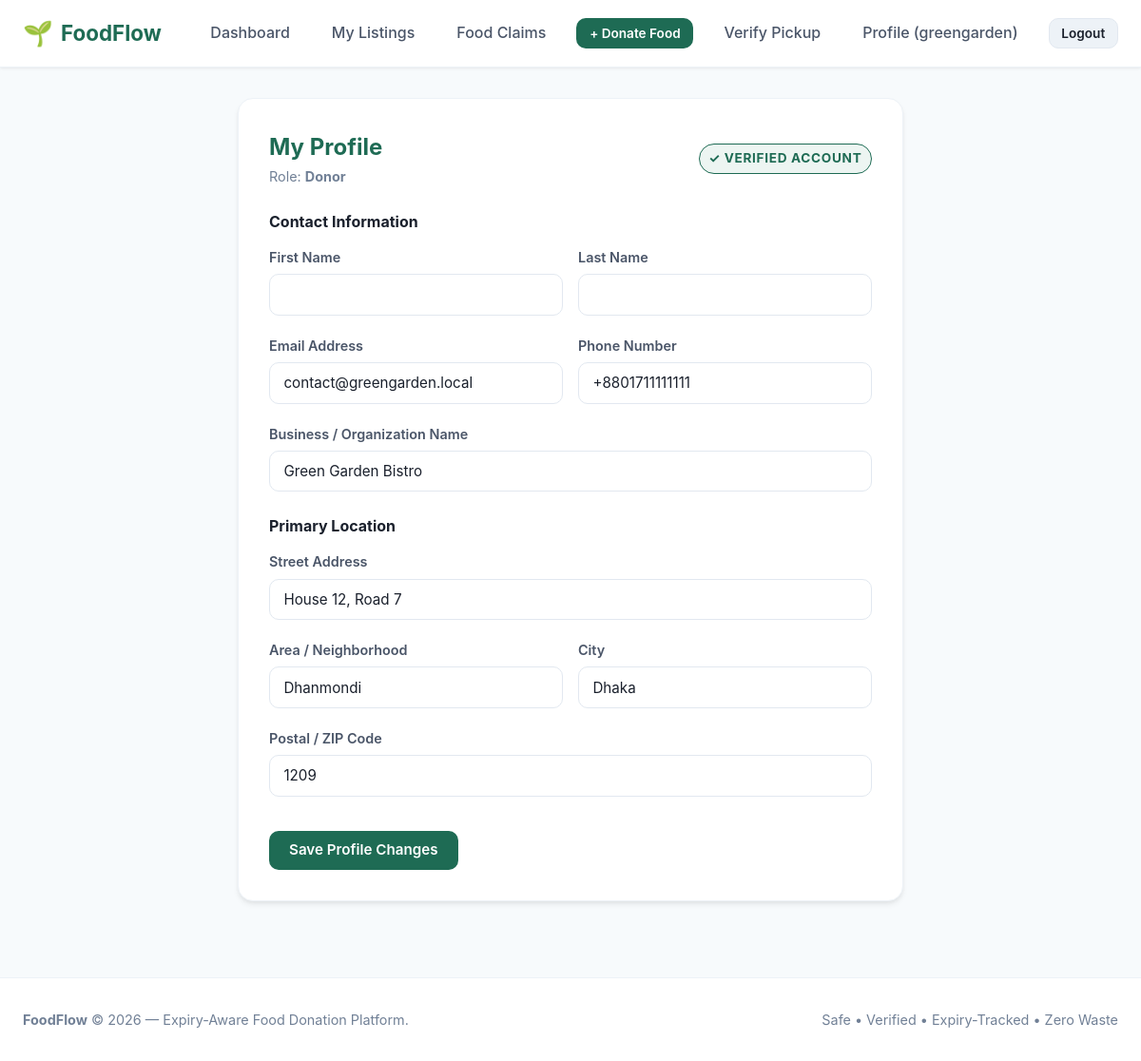
The app's page /profile/ (signed in) with its own data.
### accounts/models.py (models this page shows, shortened)
class User(AbstractUser):
    ROLE_DONOR = 'donor'
    ROLE_RECIPIENT = 'recipient'
    ROLE_CHOICES = [
        (ROLE_DONOR, 'Donor'),
        (ROLE_RECIPIENT, 'Recipient'),
    ]
    role = models.CharField(
        max_length=20,
        choices=ROLE_CHOICES,
        default=ROLE_RECIPIENT,
        help_text="Designates whether this user registers as a food Donor or Recipient."
    )
    phone = models.CharField(
        max_length=20,
        blank=True,
        null=True,
        help_text="Contact telephone number"
    )
    @property
    def is_donor(self):
        return self.role == self.ROLE_DONOR
    @property
    def is_recipient(self):
        return self.role == self.ROLE_RECIPIENT

class Donor(models.Model):
    DONOR_TYPE_CHOICES = [
        ('restaurant', 'Restaurant'),
        ('household', 'Household'),
        ('grocer', 'Grocer / Supermarket'),
        ('event', 'Event / Catering'),
        ('other', 'Other Donor'),
    ]
    user = models.OneToOneField(
        User,
        on_delete=models.CASCADE,
        related_name='donor_profile'
    )
    donor_type = models.CharField(
        max_length=30,
        choices=DONOR_TYPE_CHOICES,
        default='restaurant'
    )
    organization_name = models.CharField(
        max_length=150,
        blank=True,
        null=True,
        help_text="Business or organization name (optional for households)"
    )
    location = models.ForeignKey(
        'locations.Location',
        on_delete=models.PROTECT,
        related_name='donors'
    )
    is_verified = models.BooleanField(
        default=False,
        help_text="Designates if this donor is verified by platform administrators"
    )
    created_at = models.DateTimeField(auto_now_add=True)
    class Meta:
        verbose_name = "Donor Profile"
        verbose_name_plural = "Donor Profiles"

### locations/models.py (models this page shows, shortened)
class Location(models.Model):
    address = models.CharField(max_length=255, help_text="Street address or building details")
    area = models.CharField(max_length=100, db_index=True, help_text="Neighborhood or area name")
    city = models.CharField(max_length=100, db_index=True, help_text="City name")
    postal_code = models.CharField(max_length=20, blank=True, null=True, help_text="Postal / ZIP code")
    latitude = models.DecimalField(max_digits=9, decimal_places=6, null=True, blank=True)
    longitude = models.DecimalField(max_digits=9, decimal_places=6, null=True, blank=True)
    class Meta:
        verbose_name = "Location"
        verbose_name_plural = "Locations"
        indexes = [
            models.Index(fields=['area'], name='loc_area_idx'),
            models.Index(fields=['city'], name='loc_city_idx'),
        ]
        constraints = [
            models.UniqueConstraint(
                fields=['address', 'area', 'city', 'postal_code'],
                name='unique_location_address'
            )
        ]

### accounts/views.py (the view)
# urls.py: path('profile/', views.profile_view, name='profile'),
@login_required
def profile_view(request):
    user = request.user
    location = None
    profile = None
    if user.is_donor and hasattr(user, 'donor_profile'):
        profile = user.donor_profile
        location = profile.location
    elif user.is_recipient and hasattr(user, 'recipient_profile'):
        profile = user.recipient_profile
        location = profile.location
    if request.method == 'POST':
        form = ProfileUpdateForm(request.POST, instance=user)
        if form.is_valid():
            with transaction.atomic():
                user = form.save()
                if user.is_donor and profile:
                    profile.organization_name = form.cleaned_data.get('organization_name', '')
                    profile.save()
                new_loc, _ = Location.objects.get_or_create(
                    address=form.cleaned_data['address'].strip(),
                    area=form.cleaned_data['area'].strip(),
                    city=form.cleaned_data['city'].strip(),
                    postal_code=form.cleaned_data.get('postal_code', '').strip() or None,
                )
                if profile:
                    profile.location = new_loc
                    profile.save()
                messages.success(request, "Your profile details have been updated successfully.")
                return redirect('accounts:profile')
        else:
            messages.error(request, "Please fix the errors below.")
    else:
        initial_data = {}
        if location:
            initial_data.update({
                'address': location.address,
                'area': location.area,
                'city': location.city,
                'postal_code': location.postal_code or '',
            })
        if user.is_donor and profile:
            initial_data['organization_name'] = profile.organization_name or ''
        form = ProfileUpdateForm(instance=user, initial=initial_data)
    context = {
        'form': form,
        'profile': profile,
        'location': location,
    }
    return render(request, 'accounts/profile.html', context)

### accounts/forms.py
class ProfileUpdateForm(forms.ModelForm):
    organization_name = forms.CharField(max_length=150, required=False, widget=forms.TextInput(attrs={'class': 'form-input'}))
    address = forms.CharField(max_length=255, required=True, widget=forms.TextInput(attrs={'class': 'form-input'}))
    area = forms.CharField(max_length=100, required=True, widget=forms.TextInput(attrs={'class': 'form-input'}))
    city = forms.CharField(max_length=100, required=True, widget=forms.TextInput(attrs={'class': 'form-input'}))
    postal_code = forms.CharField(max_length=20, required=False, widget=forms.TextInput(attrs={'class': 'form-input'}))
    class Meta:
        model = User
        fields = ['first_name', 'last_name', 'email', 'phone']
        widgets = {
            'first_name': forms.TextInput(attrs={'class': 'form-input'}),
            'last_name': forms.TextInput(attrs={'class': 'form-input'}),
            'email': forms.EmailInput(attrs={'class': 'form-input'}),
            'phone': forms.TextInput(attrs={'class': 'form-input'}),
        }

### notifications/views.py (called while the page is built)
def unread_notification_context(request):
    if request.user.is_authenticated and request.user.is_recipient and hasattr(request.user, 'recipient_profile'):
        count = Notification.objects.filter(recipient=request.user.recipient_profile, is_read=False).count()
        return {'unread_notifications_count': count}
    return {'unread_notifications_count': 0}

### templates/accounts/profile.html (shortened to what this page needs)
{% extends 'base.html' %}
{% block content %}
<div class="form-card" style="max-width: 700px;">
    <div style="display: flex; justify-content: space-between; align-items: center; margin-bottom: 1.5rem;">
        <div>
            <h2 style="color: var(--green-700);">My Profile</h2>
            <p style="color: var(--grey-500); font-size: 0.9rem;">
                Role: <strong>{{ user.get_role_display }}</strong>
            </p>
        </div>
        <div>
            {% if profile.is_verified %}
                <span class="badge badge-available" style="font-size: 0.85rem;">✓ Verified Account</span>
            {% else %}
                <span class="badge badge-claimed" style="font-size: 0.85rem;">Pending Admin Verification</span>
            {% endif %}
        </div>
    </div>
    <form method="post" novalidate>
        <h4 style="color: var(--ink); margin-bottom: 0.75rem;">Contact Information</h4>
        <div class="form-row">
            <div class="form-group">
                <label class="form-label">First Name</label>
                {{ form.first_name }}
            </div>
            <div class="form-group">
                <label class="form-label">Last Name</label>
                {{ form.last_name }}
            </div>
        </div>
        <div class="form-row">
            <div class="form-group">
                <label class="form-label">Email Address</label>
                {{ form.email }}
            </div>
            <div class="form-group">
                <label class="form-label">Phone Number</label>
                {{ form.phone }}
            </div>
        </div>
        {% if user.is_donor %}
        <div class="form-group">
            <label class="form-label">Business / Organization Name</label>
            {{ form.organization_name }}
        </div>
        {% endif %}
        <h4 style="color: var(--ink); margin: 1.5rem 0 0.75rem;">Primary Location</h4>
        <div class="form-group">
            <label class="form-label">Street Address</label>
            {{ form.address }}
        </div>
        <div class="form-row">
            <div class="form-group">
                <label class="form-label">Area / Neighborhood</label>
                {{ form.area }}
            </div>
            <div class="form-group">
                <label class="form-label">City</label>
                {{ form.city }}
            </div>
        </div>
        <div class="form-group">
            <label class="form-label">Postal / ZIP Code</label>
            {{ form.postal_code }}
        </div>
        <button type="submit" class="btn btn-primary" style="margin-top: 1rem;">
            Save Profile Changes
        </button>
    </form>
</div>
{% endblock %}

### templates/partials/navbar.html (shortened to what this page needs)
{% load static %}
<nav class="navbar">
    <div class="container navbar-container">
        <a href="{% url 'home' %}" class="brand">
            <span class="brand-icon">🌱</span>
            <span>FoodFlow</span>
        </a>
        <ul class="nav-links">
            {% if user.is_authenticated %}
            {% if user.is_donor %}
            <li><a href="{% url 'accounts:donor_dashboard' %}" class="nav-link">Dashboard</a></li>
            <li><a href="{% url 'listings:donor_listings' %}" class="nav-link">My Listings</a></li>
            <li><a href="{% url 'claims:my_claims' %}" class="nav-link">Food Claims</a></li>
            <li>
                {% if user.donor_profile.is_verified %}
                <a href="{% url 'listings:donor_listing_create' %}"
                   class="nav-link btn btn-primary btn-sm"
                   style="color: white;">
                    + Donate Food
                </a>
                {% endif %}
            </li>
            <li><a href="{% url 'claims:verify_pickup' %}" class="nav-link">Verify Pickup</a></li>
                {% endif %}
                <li><a href="{% url 'accounts:profile' %}" class="nav-link">Profile ({{ user.username }})</a></li>
                <li><a href="{% url 'accounts:logout' %}" class="nav-link btn btn-secondary btn-sm">Logout</a></li>
            {% endif %}
        </ul>
    </div>
</nav>

### static/css/styles.css (style rules this page uses)
:root { --green-700: #1E6B54; --green-600: #258568; --green-50: #EDF5F2; --amber-600: #B7791F; --amber-50: #FEFCF5; --red-600: #C53030; --red-50: #FFF5F5; --grey-500: #718096; --grey-100: #F7FAFC; --grey-200: #EDF2F7; --grey-300: #E2E8F0; --grey-700: #4A5568; --ink: #1A202C; --white: #FFFFFF; --container-max: 1200px; --radius-sm: 6px; --radius-md: 10px; --radius-lg: 16px; --shadow-sm: 0 1px 3px rgba(0,0,0,0.08); --shadow-md: 0 4px 6px -1px rgba(0,0,0,0.08), 0 2px 4px -1px rgba(0,0,0,0.04); --shadow-lg: 0 10px 15px -3px rgba(0,0,0,0.08), 0 4px 6px -2px rgba(0,0,0,0.04); --font-main: -apple-system, BlinkMacSystemFont, "Segoe UI", Roboto, Oxygen, Ubuntu, Cantarell, "Open Sans", "Helvetica Neue", sans-serif; }
*, *::before, *::after { box-sizing: border-box; margin: 0; padding: 0; }
body { font-family: var(--font-main); color: var(--ink); background-color: var(--grey-100); line-height: 1.6; min-height: 100vh; display: flex; flex-direction: column; }
a { color: var(--green-700); text-decoration: none; transition: color 0.2s ease; }
.container { width: 100%; max-width: var(--container-max); margin: 0 auto; padding: 0 1.5rem; }
.navbar { position: sticky; top: 0; z-index: 100; background-color: var(--white); border-bottom: 1px solid var(--grey-200); box-shadow: var(--shadow-sm); }
.navbar-container { display: flex; align-items: center; justify-content: space-between; height: 70px; }
.brand { display: flex; align-items: center; gap: 0.5rem; font-size: 1.4rem; font-weight: 700; color: var(--green-700); text-decoration: none; }
.brand-icon { font-size: 1.6rem; }
.nav-links { display: flex; align-items: center; list-style: none; gap: 1.25rem; }
.nav-link { font-weight: 500; color: var(--grey-700); padding: 0.5rem 0.75rem; border-radius: var(--radius-sm); transition: all 0.2s; text-decoration: none; position: relative; }
.btn { display: inline-flex; align-items: center; justify-content: center; gap: 0.5rem; padding: 0.65rem 1.25rem; font-size: 0.95rem; font-weight: 600; border-radius: var(--radius-md); border: 1px solid transparent; cursor: pointer; text-decoration: none; transition: all 0.2s ease; font-family: inherit; line-height: 1.2; }
.btn-primary { background-color: var(--green-700); color: var(--white); }
.btn-secondary { background-color: var(--grey-200); color: var(--ink); border-color: var(--grey-300); }
.btn-sm { padding: 0.4rem 0.8rem; font-size: 0.85rem; }
.badge { display: inline-flex; align-items: center; padding: 0.25rem 0.6rem; border-radius: 9999px; font-size: 0.75rem; font-weight: 700; text-transform: uppercase; letter-spacing: 0.05em; }
.badge-available { background-color: var(--green-50); color: var(--green-700); border: 1px solid var(--green-700); }
.form-card { background: var(--white); border-radius: var(--radius-lg); border: 1px solid var(--grey-200); box-shadow: var(--shadow-md); padding: 2rem; max-width: 650px; margin: 0 auto; }
.form-group { margin-bottom: 1.25rem; }
.form-label { display: block; font-weight: 600; font-size: 0.9rem; color: var(--grey-700); margin-bottom: 0.4rem; }
.form-input, .form-select, .form-textarea { width: 100%; padding: 0.7rem 0.9rem; font-size: 0.95rem; font-family: inherit; border: 1px solid var(--grey-300); border-radius: var(--radius-md); background-color: var(--white); color: var(--ink); transition: border-color 0.2s, box-shadow 0.2s; }
.form-row { display: grid; grid-template-columns: 1fr 1fr; gap: 1rem; }

### records on screen
User: username "greengarden", role "Donor", email "contact@greengarden.local", phone "+8801711111111"
Donor: organization_name "Green Garden Bistro"
Location: address "House 12, Road 7", area "Dhanmondi", city "Dhaka", postal_code "1209"
